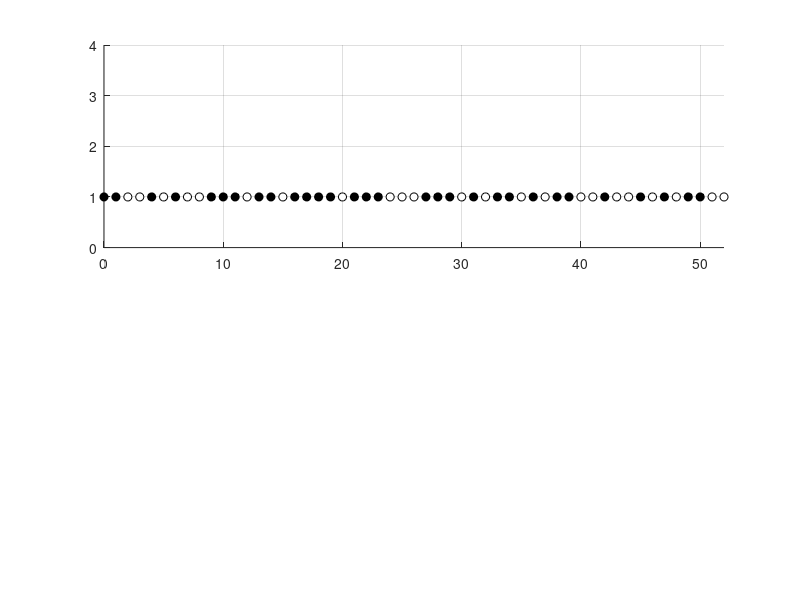

Source code (MATLAB): (Note: this script raises an error after producing the figure.)
% Victor Z
% UW-Madison, 2020
% example machine failure as uniform RV

clc; clear all; close all hidden;

rng(0);        
z = 52;       % weeks
t = 0:1:z;    % time vector
n=length(t);  % number of times
N=3;          % number of samples

% generate random failure sequences
ny=0;
for k=1:N

y = unidrnd(2,1,n); 
y = y-1;
ny=sum(y)+ny;

subplot(2,1,1)
for j=1:length(y)
if y(j)==1 %failure
    scatter(t(j),k,'blacko','MarkerFaceColor','black','MarkerEdgeColor','black') 
    hold on
else %normal
    scatter(t(j),k,'blacko','MarkerFaceColor','w','MarkerEdgeColor','black')
    hold on
end
end
grid on
axis([min(t) max(t) 0 4])
set(gca,'yticklabels',{'','Year 1 ','Year 2 ','Year 3 ',''})
xlabel('$\textrm{Time [weeks]}$','interpreter','Latex','Fontsize',14)
box on
end

ny/(N*z)

print -depsc unifprocess.eps

